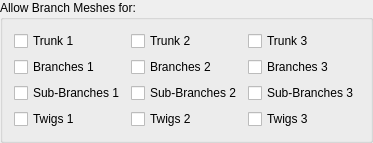
             <widget class="QGroupBox" name="group_AllowBranchTypes">
              <property name="toolTip">
               <string>This allows to disable the generation of certain branch meshes , on a per-LOD basis.</string>
              </property>
              <property name="title">
               <string>Allow Branch Meshes for:</string>
              </property>
              <property name="flat">
               <bool>true</bool>
              </property>
              <layout class="QGridLayout" name="gridLayout_8">
               <item row="1" column="1">
                <widget class="QCheckBox" name="check_LodMainBranches2">
                 <property name="toolTip">
                  <string>Uncheck this box to disable the generation of this type of mesh.</string>
                 </property>
                 <property name="text">
                  <string>Branches 2</string>
                 </property>
                </widget>
               </item>
               <item row="1" column="0">
                <widget class="QCheckBox" name="check_LodMainBranches1">
                 <property name="toolTip">
                  <string>Uncheck this box to disable the generation of this type of mesh.</string>
                 </property>
                 <property name="text">
                  <string>Branches 1</string>
                 </property>
                </widget>
               </item>
               <item row="2" column="2">
                <widget class="QCheckBox" name="check_LodSubBranches3">
                 <property name="toolTip">
                  <string>Uncheck this box to disable the generation of this type of mesh.</string>
                 </property>
                 <property name="text">
                  <string>Sub-Branches 3</string>
                 </property>
                </widget>
               </item>
               <item row="3" column="1">
                <widget class="QCheckBox" name="check_LodTwigs2">
                 <property name="toolTip">
                  <string>Uncheck this box to disable the generation of this type of mesh.</string>
                 </property>
                 <property name="text">
                  <string>Twigs 2</string>
                 </property>
                </widget>
               </item>
               <item row="1" column="2">
                <widget class="QCheckBox" name="check_LodMainBranches3">
                 <property name="toolTip">
                  <string>Uncheck this box to disable the generation of this type of mesh.</string>
                 </property>
                 <property name="text">
                  <string>Branches 3</string>
                 </property>
                </widget>
               </item>
               <item row="2" column="0">
                <widget class="QCheckBox" name="check_LodSubBranches1">
                 <property name="toolTip">
                  <string>Uncheck this box to disable the generation of this type of mesh.</string>
                 </property>
                 <property name="text">
                  <string>Sub-Branches 1</string>
                 </property>
                </widget>
               </item>
               <item row="3" column="0">
                <widget class="QCheckBox" name="check_LodTwigs1">
                 <property name="toolTip">
                  <string>Uncheck this box to disable the generation of this type of mesh.</string>
                 </property>
                 <property name="text">
                  <string>Twigs 1</string>
                 </property>
                </widget>
               </item>
               <item row="2" column="1">
                <widget class="QCheckBox" name="check_LodSubBranches2">
                 <property name="toolTip">
                  <string>Uncheck this box to disable the generation of this type of mesh.</string>
                 </property>
                 <property name="text">
                  <string>Sub-Branches 2</string>
                 </property>
                </widget>
               </item>
               <item row="3" column="2">
                <widget class="QCheckBox" name="check_LodTwigs3">
                 <property name="toolTip">
                  <string>Uncheck this box to disable the generation of this type of mesh.</string>
                 </property>
                 <property name="text">
                  <string>Twigs 3</string>
                 </property>
                </widget>
               </item>
               <item row="0" column="0">
                <widget class="QCheckBox" name="check_LodTrunk1">
                 <property name="toolTip">
                  <string>Uncheck this box to disable the generation of this type of mesh.</string>
                 </property>
                 <property name="text">
                  <string>Trunk 1</string>
                 </property>
                </widget>
               </item>
               <item row="0" column="1">
                <widget class="QCheckBox" name="check_LodTrunk2">
                 <property name="toolTip">
                  <string>Uncheck this box to disable the generation of this type of mesh.</string>
                 </property>
                 <property name="text">
                  <string>Trunk 2</string>
                 </property>
                </widget>
               </item>
               <item row="0" column="2">
                <widget class="QCheckBox" name="check_LodTrunk3">
                 <property name="toolTip">
                  <string>Uncheck this box to disable the generation of this type of mesh.</string>
                 </property>
                 <property name="text">
                  <string>Trunk 3</string>
                 </property>
                </widget>
               </item>
              </layout>
             </widget>
